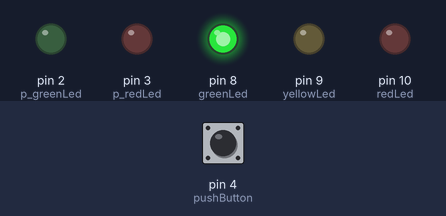
Simulated run of this sketch. Board: Arduino Uno, built with avr-gcc and run on an emulated ATmega328P. On the bench: output pins drawn as LEDs (lit = HIGH). The inputs (shaded band) are chosen by the test bench; at power-on: pin 4 (pushButton) HIGH. What the sketch prints to the serial monitor is not drawn.

Above: at 1.2 s.
1.3 s: pin 4 (pushButton) pulled LOW for 0.15 s
At 2.0 s:
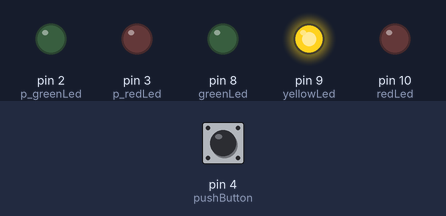
At 4.7 s:
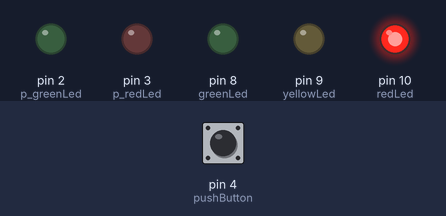
Timing chart, 0 to 6.2 s (numbered marks = the images above; inputs shaded):
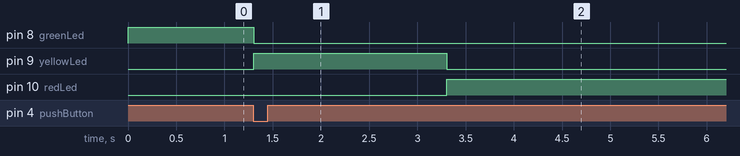

Measured:
- after the input at 1.3 s, pin 8 (greenLed): HIGH → LOW at once; pin 9 (yellowLed): LOW → HIGH at once, → LOW 2.0 s later; pin 10 (redLed): LOW → HIGH after 2.0 s

The sketch:

Part_1.ino
```cpp
class TrafficLightSystem {
  public:
    int greenLed;
    int yellowLed;
    int redLed;
    int p_greenLed;
    int p_redLed;
    int pushButton;

    long t_green;
    long t_yellow;
    long t_red;
    long t_pedestrianGreen;

    int currentState;
    long previousMillis;
    bool pedestrianRequest;

    // Constructor
    TrafficLightSystem() {
      greenLed = 8;
      yellowLed = 9;
      redLed = 10;
      p_greenLed = 2;
      p_redLed = 3;
      pushButton = 4;

      t_green = 20000;  // Time for green light
      t_yellow = 2000;  // Time for yellow light
      t_red = 20000;  // Time for red light

      currentState = 0;
      previousMillis = 0;
      pedestrianRequest = false;
    }

    void setup() {
      pinMode(greenLed, OUTPUT);
      pinMode(yellowLed, OUTPUT);
      pinMode(redLed, OUTPUT);
      pinMode(p_greenLed, OUTPUT);
      pinMode(p_redLed, OUTPUT);
      Serial.begin(9600);

      pinMode(pushButton, INPUT_PULLUP);

      digitalWrite(greenLed, HIGH);
      digitalWrite(yellowLed, LOW);
      digitalWrite(redLed, LOW);


      Serial.write('g');
      Serial.write('R');

    }

    void update() {
      unsigned long currentMillis = millis();

      // Check if the pushbutton is pressed
      if (digitalRead(pushButton) == LOW) {
        pedestrianRequest = true;
      }

      switch (currentState) {
        case 0:
          if (pedestrianRequest || currentMillis - previousMillis >= t_green) {
            currentState = 1;
            previousMillis = currentMillis;
          }
          digitalWrite(greenLed, HIGH);
          digitalWrite(yellowLed, LOW);
          digitalWrite(redLed, LOW);

        Serial.write('g');
        Serial.write('R');
        break;

        case 1:  //Yellow light for cars, pedestrian red
          if (currentMillis - previousMillis >= t_yellow) {
            currentState = 2;
            previousMillis = currentMillis;

          }
          digitalWrite(greenLed, LOW);
          digitalWrite(yellowLed, HIGH);
          digitalWrite(redLed, LOW);
          //digitalWrite(p_greenLed, LOW);
          //digitalWrite(p_redLed, HIGH);
        	Serial.write('g');
        	Serial.write('R');
          break;

        case 2:  // Red light for cars, pedestrian green
          if (currentMillis - previousMillis >= t_red) {
            currentState = 3;
            previousMillis = currentMillis;

          }
          digitalWrite(greenLed, LOW);
          digitalWrite(yellowLed, LOW);
          digitalWrite(redLed, HIGH);

		Serial.write('r');
        Serial.write('G');
        break;

        case 3:  // Pedestrian crossing
          if (currentMillis - previousMillis >= t_pedestrianGreen) {
            currentState = 4;  //Switch back to car green
            pedestrianRequest = false;  //Reset pedestrian request
            previousMillis = currentMillis;
          }
          digitalWrite(greenLed, LOW);
          digitalWrite(yellowLed, LOW);
          digitalWrite(redLed, HIGH);

          Serial.write('r');
          Serial.write('G');
          break;

        case 4:  // Transition back: car yellow, then car green
          if (currentMillis - previousMillis >= t_yellow) {
            currentState = 0;
            previousMillis = currentMillis;
          }
          digitalWrite(greenLed, LOW);
          digitalWrite(yellowLed, HIGH);
          digitalWrite(redLed, LOW);

        Serial.write('g');
        Serial.write('R');
          break;
      }
    }
};

// Instantiate the TrafficLightSystem object
TrafficLightSystem trafficLight;

void setup() {
  trafficLight.setup();
}

void loop() {
  trafficLight.update();
}
```
